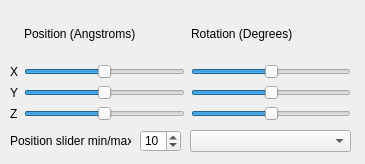
<?xml version="1.0" encoding="UTF-8"?>
<ui version="4.0">
 <class>Form</class>
 <widget class="QWidget" name="Form">
  <property name="geometry">
   <rect>
    <x>0</x>
    <y>0</y>
    <width>365</width>
    <height>164</height>
   </rect>
  </property>
  <property name="windowTitle">
   <string>Transform Tool</string>
  </property>
  <widget class="QWidget" name="gridLayoutWidget">
   <property name="geometry">
    <rect>
     <x>10</x>
     <y>10</y>
     <width>341</width>
     <height>111</height>
    </rect>
   </property>
   <layout class="QGridLayout" name="gridLayout">
    <item row="1" column="2">
     <widget class="QLabel" name="label_5">
      <property name="text">
       <string>Rotation (Degrees)</string>
      </property>
     </widget>
    </item>
    <item row="4" column="1">
     <widget class="QSlider" name="zTranslationSlider">
      <property name="autoFillBackground">
       <bool>false</bool>
      </property>
      <property name="minimum">
       <number>-100</number>
      </property>
      <property name="maximum">
       <number>100</number>
      </property>
      <property name="orientation">
       <enum>Qt::Horizontal</enum>
      </property>
      <property name="tickPosition">
       <enum>QSlider::NoTicks</enum>
      </property>
      <property name="tickInterval">
       <number>0</number>
      </property>
     </widget>
    </item>
    <item row="3" column="0">
     <widget class="QLabel" name="label_7">
      <property name="text">
       <string>Y</string>
      </property>
     </widget>
    </item>
    <item row="3" column="1">
     <widget class="QSlider" name="yTranslationSlider">
      <property name="autoFillBackground">
       <bool>false</bool>
      </property>
      <property name="minimum">
       <number>-100</number>
      </property>
      <property name="maximum">
       <number>100</number>
      </property>
      <property name="orientation">
       <enum>Qt::Horizontal</enum>
      </property>
      <property name="tickPosition">
       <enum>QSlider::NoTicks</enum>
      </property>
      <property name="tickInterval">
       <number>0</number>
      </property>
     </widget>
    </item>
    <item row="2" column="0">
     <widget class="QLabel" name="label_4">
      <property name="text">
       <string>X</string>
      </property>
     </widget>
    </item>
    <item row="3" column="2">
     <widget class="QSlider" name="yRotationSlider">
      <property name="autoFillBackground">
       <bool>false</bool>
      </property>
      <property name="minimum">
       <number>-180</number>
      </property>
      <property name="maximum">
       <number>180</number>
      </property>
      <property name="orientation">
       <enum>Qt::Horizontal</enum>
      </property>
      <property name="tickPosition">
       <enum>QSlider::NoTicks</enum>
      </property>
      <property name="tickInterval">
       <number>0</number>
      </property>
     </widget>
    </item>
    <item row="2" column="2">
     <widget class="QSlider" name="xRotationSlider">
      <property name="autoFillBackground">
       <bool>false</bool>
      </property>
      <property name="minimum">
       <number>-180</number>
      </property>
      <property name="maximum">
       <number>180</number>
      </property>
      <property name="orientation">
       <enum>Qt::Horizontal</enum>
      </property>
      <property name="tickPosition">
       <enum>QSlider::NoTicks</enum>
      </property>
      <property name="tickInterval">
       <number>0</number>
      </property>
     </widget>
    </item>
    <item row="4" column="2">
     <widget class="QSlider" name="zRotationSlider">
      <property name="autoFillBackground">
       <bool>false</bool>
      </property>
      <property name="minimum">
       <number>-180</number>
      </property>
      <property name="maximum">
       <number>180</number>
      </property>
      <property name="orientation">
       <enum>Qt::Horizontal</enum>
      </property>
      <property name="tickPosition">
       <enum>QSlider::NoTicks</enum>
      </property>
      <property name="tickInterval">
       <number>0</number>
      </property>
     </widget>
    </item>
    <item row="1" column="1">
     <widget class="QLabel" name="label_6">
      <property name="text">
       <string>Position (Angstroms)</string>
      </property>
     </widget>
    </item>
    <item row="4" column="0">
     <widget class="QLabel" name="label_8">
      <property name="text">
       <string>Z</string>
      </property>
     </widget>
    </item>
    <item row="2" column="1">
     <widget class="QSlider" name="xTranslationSlider">
      <property name="autoFillBackground">
       <bool>false</bool>
      </property>
      <property name="minimum">
       <number>-100</number>
      </property>
      <property name="maximum">
       <number>100</number>
      </property>
      <property name="orientation">
       <enum>Qt::Horizontal</enum>
      </property>
      <property name="tickPosition">
       <enum>QSlider::NoTicks</enum>
      </property>
      <property name="tickInterval">
       <number>0</number>
      </property>
     </widget>
    </item>
   </layout>
  </widget>
  <widget class="QComboBox" name="selectionComboBox">
   <property name="geometry">
    <rect>
     <x>190</x>
     <y>130</y>
     <width>161</width>
     <height>22</height>
    </rect>
   </property>
   <property name="insertPolicy">
    <enum>QComboBox::InsertAlphabetically</enum>
   </property>
  </widget>
  <widget class="QLabel" name="label">
   <property name="geometry">
    <rect>
     <x>10</x>
     <y>130</y>
     <width>121</width>
     <height>21</height>
    </rect>
   </property>
   <property name="text">
    <string>Position slider min/max:</string>
   </property>
  </widget>
  <widget class="QSpinBox" name="positionSpinBox">
   <property name="geometry">
    <rect>
     <x>140</x>
     <y>130</y>
     <width>41</width>
     <height>22</height>
    </rect>
   </property>
   <property name="minimum">
    <number>1</number>
   </property>
   <property name="maximum">
    <number>100</number>
   </property>
   <property name="value">
    <number>10</number>
   </property>
  </widget>
 </widget>
 <resources/>
 <connections/>
</ui>
